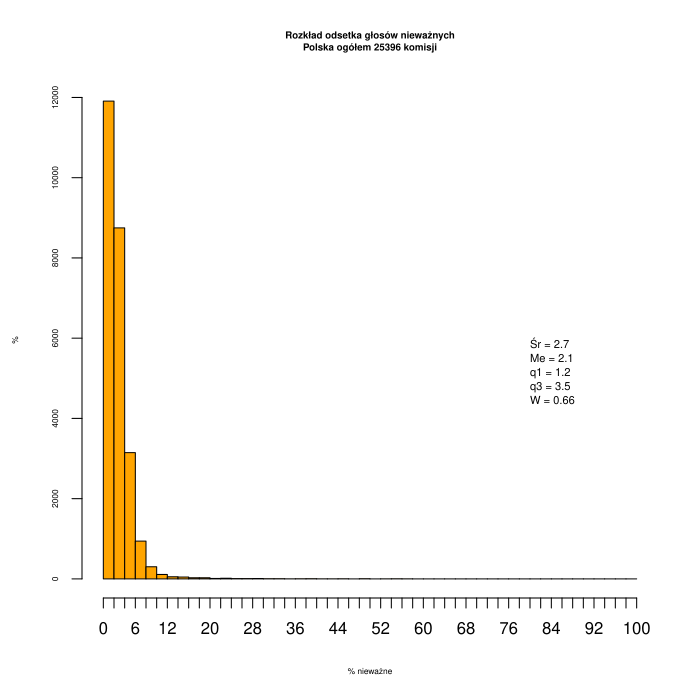

Write the R code that produced this figure.
#!/usr/bin/Rscript
# Skrypt wykreśla histogramy dla danych z pliku ws2014_komisje.csv
# (więcej: https://github.com/hrpunio/Data/tree/master/ws2014_pobranie_2018)
#
par(ps=6,cex=1,cex.axis=1,cex.lab=1,cex.main=1.2)
komisje <- read.csv("ws2007_komisje.csv", sep = ';',
       header=T, na.string="NA");

komisje$ogn <- komisje$lgnw  / (komisje$lgw + komisje$lgnw) * 100;

summary(komisje$lgnw); fivenum(komisje$lgnw);
sX <- summary(komisje$ogn);
sF <- fivenum(komisje$ogn);
sV <- sd(komisje$ogn, na.rm=TRUE)
skewness <- 3 * (sX[["Mean"]] - sX[["Median"]])/sV

summary_label <- sprintf ("Śr = %.1f\nMe = %.1f\nq1 = %.1f\nq3 = %.1f\nW = %.2f", 
  sX[["Mean"]], sX[["Median"]], sX[["1st Qu."]], sX[["3rd Qu."]], skewness)

## ##
kpN <- seq(0, 100, by=2);
kpX <- c(0, 10,20,30,40,50,60,70,80,90, 100);
nn <- nrow(komisje)

h <- hist(komisje$ogn, breaks=kpN, freq=TRUE,
   col="orange", main=sprintf ("Rozkład odsetka głosów nieważnych\nPolska ogółem %i komisji", nn), 
   ylab="%", xlab="% nieważne", labels=F, xaxt='n' )
   axis(side=1, at=kpN, cex.axis=2, cex.lab=2)
   posX <- .5 * max(h$counts)
text(80, posX, summary_label, cex=1.4, adj=c(0,1))

## ## teryt = teryt
komisje$woj <- substr(komisje$teryt, start=1, stop=2)

komisjeW <- subset (komisje, woj == "22"); ## pomorskie
nn <- nrow(komisjeW)
sX <- summary(komisjeW$ogn); sF <- fivenum(komisjeW$ogn);
sV <- sd(komisjeW$ogn, na.rm=TRUE)
skewness <- 3 * (sX[["Mean"]] - sX[["Median"]])/sV

summary_label <- sprintf ("Śr = %.1f\nMe = %.1f\nq1 = %.1f\nq3 = %.1f\nW = %.2f", 
  sX[["Mean"]], sX[["Median"]], sX[["1st Qu."]], sX[["3rd Qu."]], skewness)

h <- hist(komisjeW$ogn, breaks=kpN, freq=TRUE,
   col="orange", main=sprintf("Rozkład odsetka głosów nieważnych\nPomorskie %i komisji", nn), 
   ylab="%", xlab="% nieważne", labels=T, xaxt='n' )
   axis(side=1, at=kpX, cex.axis=2, cex.lab=2)
   posX <- .5 * max(h$counts)
text(80, posX, summary_label, cex=1.4, adj=c(0,1))

komisjeW <- subset (komisje, woj == "14"); ## mazowieckie
nn <- nrow(komisjeW)
sX <- summary(komisjeW$ogn); sF <- fivenum(komisjeW$ogn);
sV <- sd(komisjeW$ogn, na.rm=TRUE)
skewness <- 3 * (sX[["Mean"]] - sX[["Median"]])/sV

summary_label <- sprintf ("Śr = %.1f\nMe = %.1f\nq1 = %.1f\nq3 = %.1f\nW = %.2f", 
  sX[["Mean"]], sX[["Median"]], sX[["1st Qu."]], sX[["3rd Qu."]], skewness)

h <- hist(komisjeW$ogn, breaks=kpN, freq=TRUE,
   col="orange", main=sprintf("Rozkład odsetka głosów nieważnych\nMazowieckie %i komisji", nn), 
   ylab="%", xlab="% nieważne", labels=T, xaxt='n' )
   axis(side=1, at=kpX, cex.axis=2, cex.lab=2)
   posX <- .5 * max(h$counts)
text(80, posX, summary_label, cex=1.4, adj=c(0,1))


d <- density(komisjeW$ogn, na.rm=T)
plot(d)
estimateDmode <- function(x) { d <- density(x, na.rm=T); d$x[which.max(d$y)] }

estimateDmode(komisjeW$ogn)
